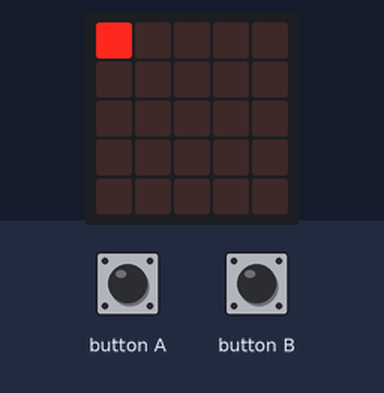
Bench run of a program on a simulated BBC micro:bit (MakeCode). On the bench: the board's 5×5 LED display. The inputs (shaded band) are chosen by the test bench.

Above: at 1.2 s.
1.3 s: button A pressed for 1 s
At 1.51 s:
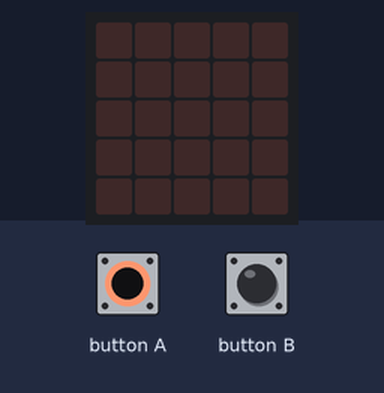
3.8 s: button B pressed for 0.15 s
At 5.2 s:
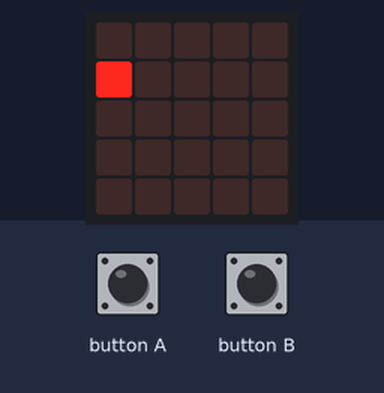
5.5 s: button A pressed for 0.15 s
At 6.7 s:
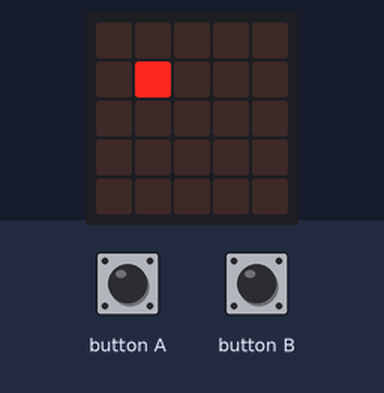
7.2 s: button B pressed for 0.15 s
At 8.0 s:
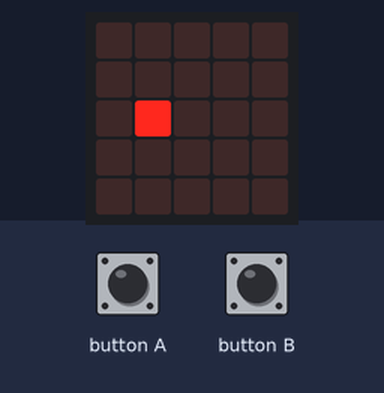
8.9 s: button A pressed for 0.15 s
At 9.4 s:
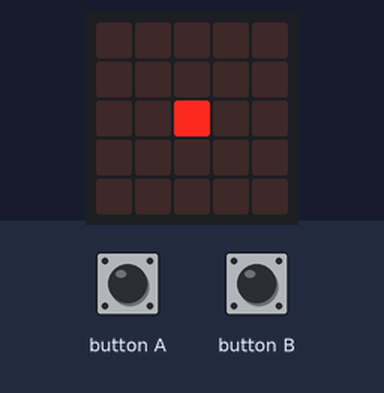
10.6 s: button B pressed for 0.15 s
At 11.9 s:
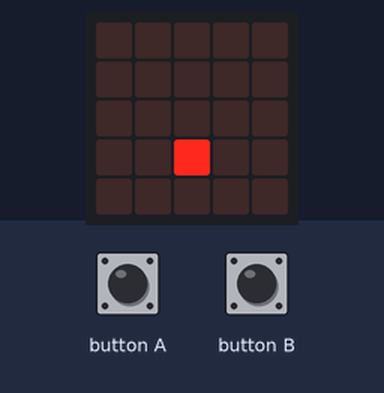
Timing chart, 0 to 13.3 s (numbered marks = the images above; inputs shaded):
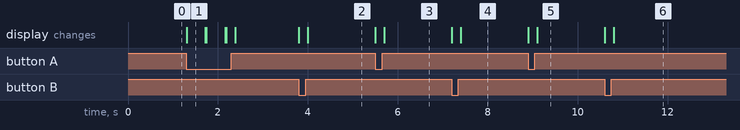

The program:

main.ts
```typescript
input.onButtonPressed(Button.A, function () {
    Xværdi += 1
})
input.onButtonPressed(Button.B, function () {
    Yværdi += 1
})
let Xværdi = 0
let Yværdi = 0
led.plot(Xværdi, Yværdi)
loops.everyInterval(500, function () {
    if (true) {

    }
})
basic.forever(function () {
    if (input.buttonIsPressed(Button.A) || input.buttonIsPressed(Button.B)) {
        basic.clearScreen()
        basic.pause(200)
        led.plot(Xværdi, Yværdi)
    }
})
basic.forever(function () {

})
basic.forever(function () {
    if (Xværdi == 5) {
        Xværdi = 0
    }
})
basic.forever(function () {
    if (Yværdi == 5) {
        Yværdi = 0
    }
})
```

test.ts
```typescript
// test ender her, dette bliver ikke kompileret, når denne pakke bruges som en udvidelse.
```

Measured:
- after the input at 1.3 s, the display: changes at once (image 1)
- after the input at 3.8 s, the display: first changes at once (image 2 shows a later state)
- after the input at 5.5 s, the display: first changes at once (image 3 shows a later state)
- after the input at 7.2 s, the display: first changes at once (image 4 shows a later state)
- after the input at 8.9 s, the display: first changes at once (image 5 shows a later state)
- after the input at 10.6 s, the display: first changes at once (image 6 shows a later state)
- what the display in image 1 shows lasts 0.4 s, from 1.3 s to 1.7 s
